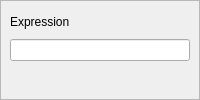
            <widget class="QWidget" name="swpRegexpOptions">
             <layout class="QVBoxLayout" name="verticalLayout_12">
              <property name="leftMargin">
               <number>0</number>
              </property>
              <property name="topMargin">
               <number>0</number>
              </property>
              <property name="rightMargin">
               <number>0</number>
              </property>
              <property name="bottomMargin">
               <number>0</number>
              </property>
              <item>
               <widget class="QFrame" name="frame">
                <property name="frameShape">
                 <enum>QFrame::Shape::StyledPanel</enum>
                </property>
                <property name="frameShadow">
                 <enum>QFrame::Shadow::Raised</enum>
                </property>
                <layout class="QVBoxLayout" name="verticalLayout_2">
                 <item>
                  <widget class="QLabel" name="label_9">
                   <property name="text">
                    <string>Expression</string>
                   </property>
                  </widget>
                 </item>
                 <item>
                  <widget class="QLineEdit" name="txtDelimiterRegexp">
                   <property name="enabled">
                    <bool>true</bool>
                   </property>
                   <property name="sizePolicy">
                    <sizepolicy hsizetype="Minimum" vsizetype="Minimum">
                     <horstretch>0</horstretch>
                     <verstretch>0</verstretch>
                    </sizepolicy>
                   </property>
                   <property name="maximumSize">
                    <size>
                     <width>32767</width>
                     <height>32767</height>
                    </size>
                   </property>
                   <property name="toolTip">
                    <string>Regular expression used to split each line into fields</string>
                   </property>
                   <property name="statusTip">
                    <string>Regular expression used to split each line into fields</string>
                   </property>
                  </widget>
                 </item>
                 <item>
                  <widget class="QLabel" name="lblRegexpError">
                   <property name="styleSheet">
                    <string notr="true">color: rgb(255, 0, 0);</string>
                   </property>
                   <property name="text">
                    <string/>
                   </property>
                  </widget>
                 </item>
                </layout>
               </widget>
              </item>
             </layout>
            </widget>
